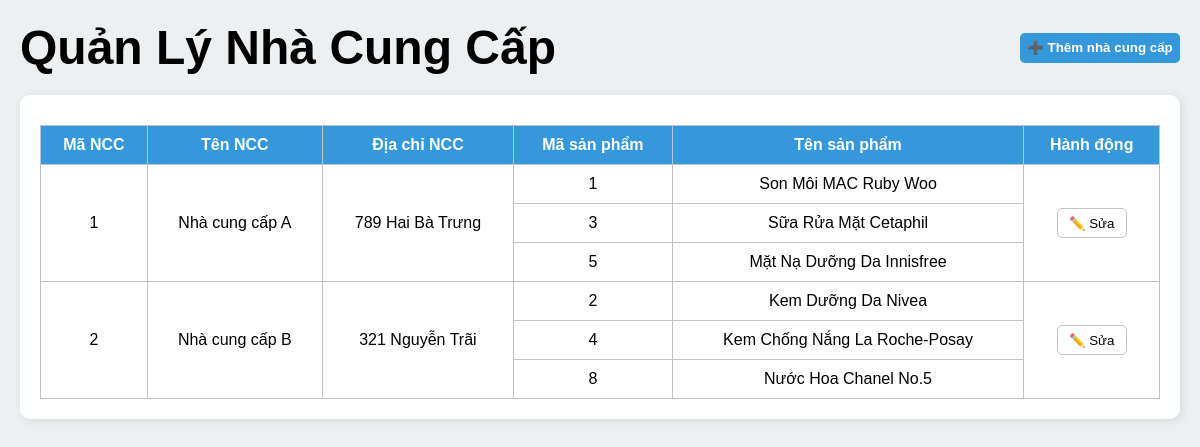
Screenshot of /supplier.php with the database file from the repository.
### tables this page shows
CREATE TABLE nhacungcap (
    supplier_id INT PRIMARY KEY AUTO_INCREMENT,
    supplier_name VARCHAR(50),
    address VARCHAR(100)
);

CREATE TABLE sanpham (
    product_id INT AUTO_INCREMENT PRIMARY KEY,
    product_name VARCHAR(50),
    quantity INT,
    price INT,
    mota TEXT,
    brand_id INT,
    matheloai INT,
    status TINYINT NOT NULL DEFAULT 1,
    FOREIGN KEY (brand_id) REFERENCES brand(brand_id),
    FOREIGN KEY (matheloai) REFERENCES theloai(matheloai)
);

### database/connect.php (called while the page is built, shortened)
<?php
class database
{
    private $host = "localhost";
    private $dbname = "webbanhang";
    private $username = "root";
    private $password = "";
    private $conn;
    public function __construct()
    {
        $this->conn = new mysqli($this->host, $this->username, $this->password, $this->dbname);
    }
    public function getConnection()
    {
        return $this->conn;
    }
}

### Model/SupplierModel.php (called while the page is built, shortened)
<?php
require_once __DIR__ . '/../database/connect.php';
class SupplierModel {
    private $conn;
    public function __construct() {
        $db = new database();
        $this->conn = $db->getConnection();
    }
    public function getSuppliersAndProducts() {
        $sql = "
            SELECT
                ncc.supplier_id,
                ncc.supplier_name,
                ncc.address,
                sp.product_id,
                sp.product_name
            FROM nhacungcap AS ncc
            LEFT JOIN nhacungcapsanpham AS nccsp ON ncc.supplier_id = nccsp.supplier_id
            LEFT JOIN sanpham AS sp ON nccsp.product_id = sp.product_id
            ORDER BY ncc.supplier_id
        ";
        $result = $this->conn->query($sql);
        $data = [];
        while ($row = $result->fetch_assoc()) {
            $data[] = $row;
        }
        return $data;
    }
}
?>

### handles/SupplierController.php (called while the page is built, shortened)
<?php
require_once __DIR__ . '/../Model/SupplierModel.php';
function getSuppliersAndProducts() {
    $model = new SupplierModel();
    $data = $model->getSuppliersAndProducts();
    return $data;
}
?>

### supplier.php (the view, shortened to what this page needs)
<?php
require_once "handles/SupplierController.php";
$supplier_data = getSuppliersAndProducts();
?>
<!DOCTYPE html>
<html lang="en">
<head>
    <link rel="stylesheet" href="css/admin_supplier.css">
</head>
<body>
    <main class="main-content">
        <header>
            <h1>Quản Lý Nhà Cung Cấp</h1>
            <button class="add-supplier-btn_style" id="add-supplier-btn">➕ Thêm nhà cung cấp</button>
        </header>
        <section class="chungloai-list">
            <table>
                <thead>
                    <tr>
                        <th>Mã NCC</th>
                        <th>Tên NCC</th>
                        <th>Địa chỉ NCC</th>
                        <th>Mã sản phẩm</th>
                        <th>Tên sản phẩm</th>
                        <th>Hành động</th>
                    </tr>
                </thead>
                <tbody>
                    <?php
                        $temp_rows = [];
                        foreach ($supplier_data as $row) {
                            $curr_supplier = $row["supplier_id"];
                            $temp_rows[$curr_supplier][] = $row;
                        }
                        foreach ($temp_rows as $supplier_id => $rows) {
                            $first = true;
                            $rowspan = count($rows);
                            foreach ($rows as $r) {
                                echo "<tr>";
                                if ($first) {
                                    echo "<td rowspan='{$rowspan}'>{$r['supplier_id']}</td>";
                                    echo "<td rowspan='{$rowspan}'>{$r['supplier_name']}</td>";
                                    echo "<td rowspan='{$rowspan}'>" . (empty($r['address']) ? '' : $r['address']) . "</td>";
                                }
                                echo "<td>{$r['product_id']}</td>";
                                echo "<td>{$r['product_name']}</td>";
                                if ($first) {
                                    echo "<td rowspan='{$rowspan}'>
                                            <a href='admin.php?page=category&act=add_type&cl_id={$r['supplier_id']}'
                                            data-supplier_id='{$r['supplier_id']}'
                                            data-supplier_name='{$r['supplier_name']}'
                                            data-supplier_address='" . htmlspecialchars($r['address'] ?? '', ENT_QUOTES, 'UTF-8') . "'>
                                            <button class='edit-supplier-btn'>✏️ Sửa</button></a>
                                        </td>";
                                    $first = false;
                                }
                                echo "</tr>";
                            }
                        }
                    ?>
                </tbody>
            </table>
        </section>
    </main>
</body>
</html>

### css/admin_supplier.css (style rules this page uses)
* { margin: 0; padding: 0; box-sizing: border-box; font-family: Arial, sans-serif; }
a { text-decoration: none; }
.main-content { padding: 20px; background: #ECF0F1; min-height: 100vh; }
header { display: flex; justify-content: space-between; align-items: center; font-size: 24px; margin-bottom: 20px; }
.chungloai-list { background: white; padding: 20px; border-radius: 10px; box-shadow: 2px 2px 10px rgba(0, 0, 0, 0.1); max-height: 550px; overflow-y: auto; }
table { width: 100%; border-collapse: collapse; margin-top: 10px; }
th, td { border: 1px solid #BDC3C7; padding: 10px; text-align: center; }
td[rowspan] > a { display: flex; justify-content: center; align-items: center; height: 100%; }
th { background: #3498DB; color: white; }
.edit-supplier-btn { border: none; width: 70px; height: 30px; cursor: pointer; border-radius: 5px; border: 1px solid #BDC3C7; margin: 2px; background: white; }
.add-supplier-btn_style { background: #3498db; color: white; border: none; width: 160px; height: 30px; border-radius: 5px; cursor: pointer; font-weight: 600; }

### rows the page displays
nhacungcap: supplier_id "1", supplier_name "Nhà cung cấp A", address "789 Hai Bà Trưng", sanpham.product_id "1", sanpham.product_name "Son Môi MAC Ruby Woo", sanpham.product_id "3", sanpham.product_name "Sữa Rửa Mặt Cetaphil", sanpham.product_id "5", sanpham.product_name "Mặt Nạ Dưỡng Da Innisfree"
nhacungcap: supplier_id "2", supplier_name "Nhà cung cấp B", address "321 Nguyễn Trãi", sanpham.product_id "2", sanpham.product_name "Kem Dưỡng Da Nivea", sanpham.product_id "4", sanpham.product_name "Kem Chống Nắng La Roche-Posay", sanpham.product_id "8", sanpham.product_name "Nước Hoa Chanel No.5"
